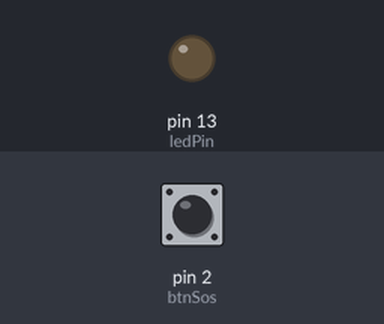
Simulated run of this sketch. Board: Arduino Uno, built with avr-gcc and run on an emulated ATmega328P. Parts: output pins drawn as LEDs (lit = HIGH). The test bench sets the inputs (shaded band); at power-on: pin 2 (btnSos) HIGH.

Above: at 1.2 s.
1.3 s: pin 2 (btnSos) pulled LOW for 0.15 s
At 2.9 s:
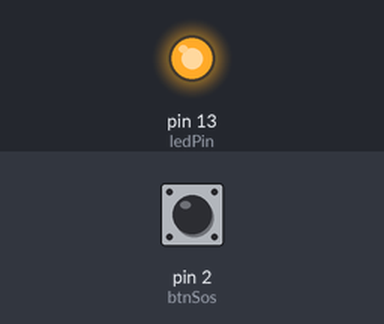
4.3 s: pin 2 (btnSos) pulled LOW for 3.2 s
Timing chart, 0 to 12.2 s (numbered marks = the images above; inputs shaded):
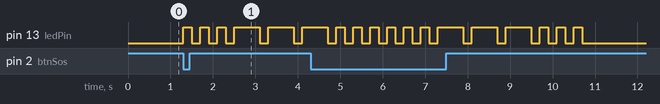

Measured:
- after the input at 1.3 s, pin 13 (ledPin): goes 3 × (HIGH 0.20 s, LOW 0.20 s), HIGH 0.60 s, LOW 0.20 s, HIGH 0.60 s, LOW 0.20 s, then HIGH, starting at once

The sketch:

Sos.ino
```cpp
/*
  Example sketch Sos.ino version 7.01.
  From Kjell & Company's book "Hur funkar Arduino?" version 7.01.
  From Kjell & Company's book "Hvordan virker Arduino?" version 7.01.

  This code is in the public domain.
*/


// Include the Button library
#include <Button.h>

// Create a button object
Button btnSos(2);

const byte ledPin = 13;

void setup() {

  // Start button
  btnSos.begin();

  // Use ledPin as output.
  pinMode(ledPin, OUTPUT);
}

void shortBlink() {

  // Make a single short blink
  digitalWrite(ledPin, HIGH);
  delay(200);
  digitalWrite(ledPin, LOW);
  delay(200);
}

void longBlink() {

  // Make a single long blink
  digitalWrite(ledPin, HIGH);
  delay(600);
  digitalWrite(ledPin, LOW);
  delay(200);
}

void morseBlink(char character) {

  // Translate character to Morse code
  switch(character){
    case 's':
      shortBlink();
      shortBlink();
      shortBlink();
      break;
    case 'o':
      longBlink();
      longBlink();
      longBlink();
      break;
  }
}

void loop() {

  // Start blinking SOS
  if (btnSos.pressed()){

    // Blink until btnSos is released
    while(!btnSos.released()){
      morseBlink('s');
      morseBlink('o');
      morseBlink('s');
    }
  }
}
```
